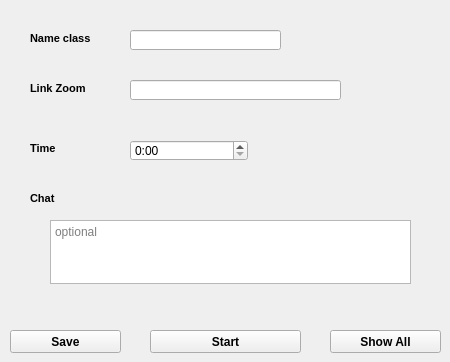
   <widget class="QWidget" name="tab">
    <attribute name="title">
     <string>Tab 1</string>
    </attribute>
    <widget class="QLabel" name="label_5">
     <property name="geometry">
      <rect>
       <x>30</x>
       <y>190</y>
       <width>61</width>
       <height>16</height>
      </rect>
     </property>
     <property name="font">
      <font>
       <family>System</family>
       <pointsize>8</pointsize>
       <weight>75</weight>
       <italic>false</italic>
       <bold>true</bold>
      </font>
     </property>
     <property name="text">
      <string>Chat</string>
     </property>
    </widget>
    <widget class="QTimeEdit" name="timeEdit">
     <property name="geometry">
      <rect>
       <x>130</x>
       <y>140</y>
       <width>118</width>
       <height>21</height>
      </rect>
     </property>
     <property name="showGroupSeparator" stdset="0">
      <bool>true</bool>
     </property>
     <property name="displayFormat">
      <string>h:mm</string>
     </property>
     <property name="time">
      <time>
       <hour>0</hour>
       <minute>0</minute>
       <second>0</second>
      </time>
     </property>
    </widget>
    <widget class="QPushButton" name="pushButton">
     <property name="geometry">
      <rect>
       <x>150</x>
       <y>330</y>
       <width>151</width>
       <height>23</height>
      </rect>
     </property>
     <property name="font">
      <font>
       <family>Segoe UI</family>
       <weight>75</weight>
       <bold>true</bold>
      </font>
     </property>
     <property name="text">
      <string>Start</string>
     </property>
    </widget>
    <widget class="QPushButton" name="pushButton_2">
     <property name="geometry">
      <rect>
       <x>330</x>
       <y>330</y>
       <width>111</width>
       <height>23</height>
      </rect>
     </property>
     <property name="font">
      <font>
       <family>Segoe UI</family>
       <weight>75</weight>
       <bold>true</bold>
      </font>
     </property>
     <property name="text">
      <string>Show All</string>
     </property>
    </widget>
    <widget class="QLabel" name="label">
     <property name="geometry">
      <rect>
       <x>30</x>
       <y>30</y>
       <width>81</width>
       <height>16</height>
      </rect>
     </property>
     <property name="font">
      <font>
       <family>System</family>
       <pointsize>8</pointsize>
       <weight>75</weight>
       <italic>false</italic>
       <bold>true</bold>
      </font>
     </property>
     <property name="text">
      <string>Name class</string>
     </property>
    </widget>
    <widget class="QLineEdit" name="lineEdit">
     <property name="geometry">
      <rect>
       <x>130</x>
       <y>30</y>
       <width>151</width>
       <height>20</height>
      </rect>
     </property>
     <property name="font">
      <font>
       <family>Segoe UI</family>
       <pointsize>10</pointsize>
       <weight>75</weight>
       <bold>true</bold>
      </font>
     </property>
    </widget>
    <widget class="QTextEdit" name="textEdit">
     <property name="geometry">
      <rect>
       <x>50</x>
       <y>220</y>
       <width>361</width>
       <height>64</height>
      </rect>
     </property>
     <property name="font">
      <font>
       <family>Segoe UI</family>
      </font>
     </property>
     <property name="html">
      <string>&lt;!DOCTYPE HTML PUBLIC &quot;-//W3C//DTD HTML 4.0//EN&quot; &quot;http://www.w3.org/TR/REC-html40/strict.dtd&quot;&gt;
&lt;html&gt;&lt;head&gt;&lt;meta name=&quot;qrichtext&quot; content=&quot;1&quot; /&gt;&lt;style type=&quot;text/css&quot;&gt;
p, li { white-space: pre-wrap; }
&lt;/style&gt;&lt;/head&gt;&lt;body style=&quot; font-family:'Segoe UI'; font-size:8.25pt; font-weight:400; font-style:normal;&quot;&gt;
&lt;p style=&quot;-qt-paragraph-type:empty; margin-top:0px; margin-bottom:0px; margin-left:0px; margin-right:0px; -qt-block-indent:0; text-indent:0px;&quot;&gt;&lt;br /&gt;&lt;/p&gt;&lt;/body&gt;&lt;/html&gt;</string>
     </property>
     <property name="placeholderText">
      <string>optional</string>
     </property>
    </widget>
    <widget class="QLabel" name="label_2">
     <property name="geometry">
      <rect>
       <x>30</x>
       <y>80</y>
       <width>81</width>
       <height>16</height>
      </rect>
     </property>
     <property name="font">
      <font>
       <family>System</family>
       <pointsize>8</pointsize>
       <weight>75</weight>
       <italic>false</italic>
       <bold>true</bold>
      </font>
     </property>
     <property name="text">
      <string>Link Zoom</string>
     </property>
    </widget>
    <widget class="QLineEdit" name="lineEdit_2">
     <property name="geometry">
      <rect>
       <x>130</x>
       <y>80</y>
       <width>211</width>
       <height>20</height>
      </rect>
     </property>
     <property name="font">
      <font>
       <family>Segoe UI</family>
       <pointsize>10</pointsize>
       <weight>75</weight>
       <bold>true</bold>
      </font>
     </property>
    </widget>
    <widget class="QLabel" name="label_3">
     <property name="geometry">
      <rect>
       <x>30</x>
       <y>140</y>
       <width>61</width>
       <height>16</height>
      </rect>
     </property>
     <property name="font">
      <font>
       <family>System</family>
       <pointsize>8</pointsize>
       <weight>75</weight>
       <italic>false</italic>
       <bold>true</bold>
      </font>
     </property>
     <property name="text">
      <string>Time </string>
     </property>
    </widget>
    <widget class="QPushButton" name="pushButton_4">
     <property name="geometry">
      <rect>
       <x>10</x>
       <y>330</y>
       <width>111</width>
       <height>23</height>
      </rect>
     </property>
     <property name="font">
      <font>
       <family>Segoe UI</family>
       <weight>75</weight>
       <bold>true</bold>
      </font>
     </property>
     <property name="text">
      <string>Save</string>
     </property>
    </widget>
   </widget>
